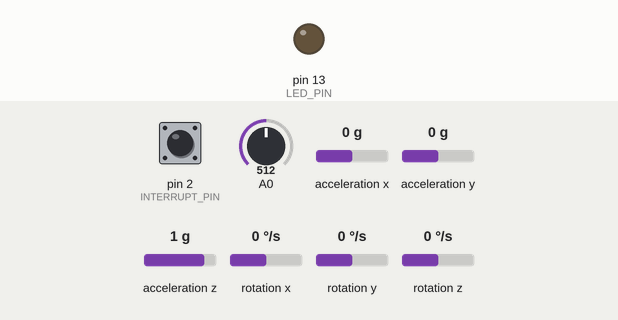
This sketch was run on a simulated Arduino Uno, built with avr-gcc and run on an emulated ATmega328P. On the bench: output pins drawn as LEDs (lit = HIGH). Dashed ring = blinking. The test bench sets the inputs (shaded band); at power-on: pin 2 (INTERRUPT_PIN) LOW, A0 = 512, acceleration x 0 g, acceleration y 0 g, acceleration z 1 g, rotation x 0 °/s, rotation y 0 °/s, rotation z 0 °/s. The sensor or clock chip raises its interrupt line as the real part does; no radio packets arrive unless stated.

Above: at 0.1 s.
At 0.65 s:
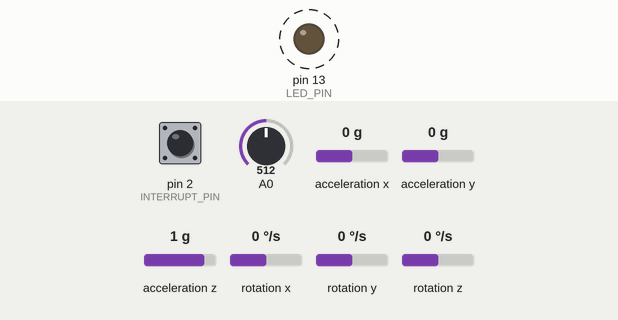
At 88.78 s:
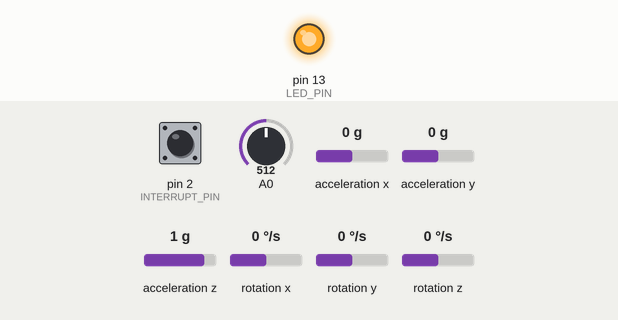
Timing chart, 0 to 89.1 s (numbered marks = the images above):
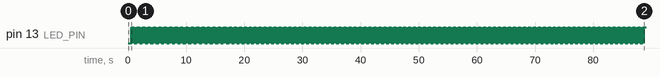

Measured:
- by itself, pin 13 (LED_PIN): alternates HIGH for 0.01 s and LOW for 0.01 s

The sketch:

transmitter_code.ino
```cpp
#include "I2Cdev.h"

#include "MPU6050_6Axis_MotionApps20.h"

// Arduino Wire library is required if I2Cdev I2CDEV_ARDUINO_WIRE implementation
// is used in I2Cdev.h
#if I2CDEV_IMPLEMENTATION == I2CDEV_ARDUINO_WIRE
    #include "Wire.h"
#endif
#include <nRF24L01.h>    //header file for transceiver
#include <RF24.h>
#include <RF24_config.h>
#include <SPI.h>

// class default I2C address is 0x68
// specific I2C addresses may be passed as a parameter here
// AD0 low = 0x68 (default for SparkFun breakout and InvenSense evaluation board)
// AD0 high = 0x69
MPU6050 mpu;
//MPU6050 mpu(0x69); // <-- use for AD0 high


#define OUTPUT_READABLE_YAWPITCHROLL


#define INTERRUPT_PIN 2  // use pin 2 on Arduino Uno & most boards
#define LED_PIN 13 // (Arduino is 13, Teensy is 11, Teensy++ is 6)
bool blinkState = false;

// MPU control/status vars
bool dmpReady = false;  // set true if DMP init was successful
uint8_t mpuIntStatus;   // holds actual interrupt status byte from MPU
uint8_t devStatus;      // return status after each device operation (0 = success, !0 = error)
uint16_t packetSize;    // expected DMP packet size (default is 42 bytes)
uint16_t fifoCount;     // count of all bytes currently in FIFO
uint8_t fifoBuffer[64]; // FIFO storage buffer
float yaw_old;
float pitch_old;
float roll_old;
int i=0;
// orientation/motion vars
Quaternion q;           // [w, x, y, z]         quaternion container
VectorInt16 aa;         // [x, y, z]            accel sensor measurements
VectorInt16 aaReal;     // [x, y, z]            gravity-free accel sensor measurements
VectorInt16 aaWorld;    // [x, y, z]            world-frame accel sensor measurements
VectorFloat gravity;    // [x, y, z]            gravity vector
float euler[3];         // [psi, theta, phi]    Euler angle container
float ypr[3];           // [yaw, pitch, roll]   yaw/pitch/roll container and gravity vector

// packet structure for InvenSense teapot demo
uint8_t teapotPacket[14] = { '$', 0x02, 0,0, 0,0, 0,0, 0,0, 0x00, 0x00, '\r', '\n' };

typedef struct{
  int yaw;
  int pitch ;
  int roll;
  int throttle;
}
Quad_R;

Quad_R reading;
RF24 radio(7,8);
const uint64_t pipe = 0xE8E8F0F0E1LL;
// ================================================================
// ===               INTERRUPT DETECTION ROUTINE                ===
// ================================================================

volatile bool mpuInterrupt = false;     // indicates whether MPU interrupt pin has gone high
void dmpDataReady() {
    mpuInterrupt = true;
}


// ================================================================
// ===                      INITIAL SETUP                       ===
// ================================================================

void setup() {
     radio.begin();       // to make transceiver on
     radio.openWritingPipe(pipe);
    #if I2CDEV_IMPLEMENTATION == I2CDEV_ARDUINO_WIRE
        Wire.begin();
        Wire.setClock(400000); // 400kHz I2C clock. Comment this line if having compilation difficulties
    #elif I2CDEV_IMPLEMENTATION == I2CDEV_BUILTIN_FASTWIRE
        Fastwire::setup(400, true);
    #endif


    // initialize device
    //Serial.println(F("Initializing I2C devices..."));
    mpu.initialize();
    pinMode(INTERRUPT_PIN, INPUT);
 devStatus = mpu.dmpInitialize();

    // supply your own gyro offsets here, scaled for min sensitivity
    mpu.setXGyroOffset(220);
    mpu.setYGyroOffset(76);
    mpu.setZGyroOffset(-85);
    mpu.setZAccelOffset(1788); // 1688 factory default for my test chip

    // make sure it worked (returns 0 if so)
    if (devStatus == 0) {
        mpu.setDMPEnabled(true);

        attachInterrupt(digitalPinToInterrupt(INTERRUPT_PIN), dmpDataReady, RISING);
        mpuIntStatus = mpu.getIntStatus();

        dmpReady = true;

        // get expected DMP packet size for later comparison
        packetSize = mpu.dmpGetFIFOPacketSize();
    }
    // configure LED for output
    pinMode(LED_PIN, OUTPUT);
}


// ================================================================
// ===                    MAIN PROGRAM LOOP                     ===
// ================================================================

void loop() {

    int flexSensorReading = analogRead(A0);
    // if programming failed, don't try to do anything
    if (!dmpReady) return;

    // wait for MPU interrupt or extra packet(s) available
    while (!mpuInterrupt && fifoCount < packetSize) {
        // other program behavior stuff here
        // .
        // .
        // .
        // if you are really paranoid you can frequently test in between other
        // stuff to see if mpuInterrupt is true, and if so, "break;" from the
        // while() loop to immediately process the MPU data
        // .
        // .
        // .
    }

    // reset interrupt flag and get INT_STATUS byte
    mpuInterrupt = false;
    mpuIntStatus = mpu.getIntStatus();

    // get current FIFO count
    fifoCount = mpu.getFIFOCount();

    // check for overflow (this should never happen unless our code is too inefficient)
    if ((mpuIntStatus & 0x10) || fifoCount == 1024) {
        // reset so we can continue cleanly
        mpu.resetFIFO();

    // otherwise, check for DMP data ready interrupt (this should happen frequently)
    } else if (mpuIntStatus & 0x02) {
        i++;
        // wait for correct available data length, should be a VERY short wait
        while (fifoCount < packetSize) fifoCount = mpu.getFIFOCount();

        // read a packet from FIFO
        mpu.getFIFOBytes(fifoBuffer, packetSize);

        // track FIFO count here in case there is > 1 packet available
        // (this lets us immediately read more without waiting for an interrupt)
        fifoCount -= packetSize;

        #ifdef OUTPUT_READABLE_YAWPITCHROLL
            mpu.dmpGetQuaternion(&q, fifoBuffer);
            mpu.dmpGetGravity(&gravity, &q);
            mpu.dmpGetYawPitchRoll(ypr, &q, &gravity);
            ypr[0]=ypr[0] * 180/M_PI;
            ypr[1]=ypr[1] * 180/M_PI;
            ypr[2]=ypr[2] * 180/M_PI;
        #endif


        // blink LED to indicate activity
        blinkState = !blinkState;
        digitalWrite(LED_PIN, blinkState);
        // further code to make all the readings 0(except flex sensor reading)after mpu readings get stabilised.
        if(i<1500){
          reading.yaw=ypr[0];
          reading.pitch=ypr[1];
          reading.roll=ypr[2];
          reading.throttle=flexSensorReading;
          radio.write(&reading, sizeof(reading));
         }
        if(i==1500){
          yaw_old=ypr[0];
          pitch_old=ypr[1];
          roll_old=ypr[2];
        }
        if(i>1500){
          reading.yaw=ypr[0]-yaw_old;
          reading.pitch=ypr[1]-pitch_old;
          reading.roll=ypr[2]-roll_old;
          reading.throttle=flexSensorReading;
          radio.write(&reading, sizeof(reading));
        }

 // delay(100);
    }
}
```
